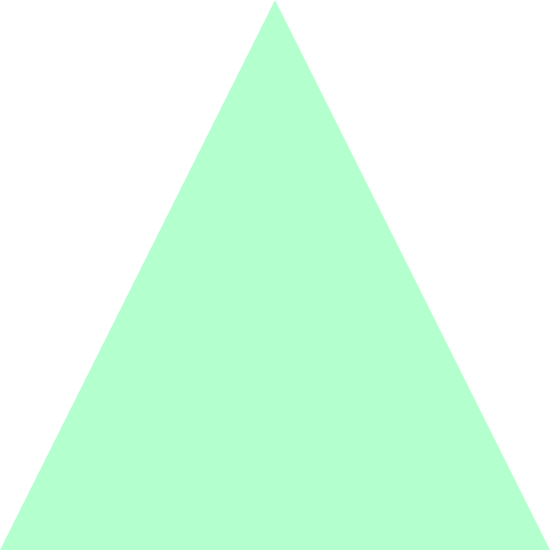
Frame 1 (no input)
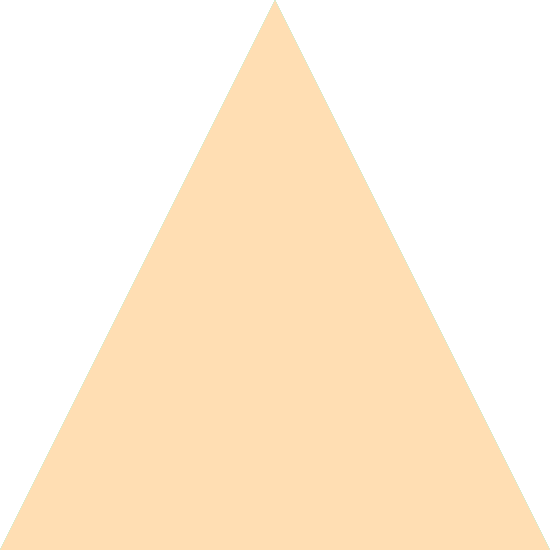
Frame 60 (the mouse pressed at the canvas centre just before this capture)
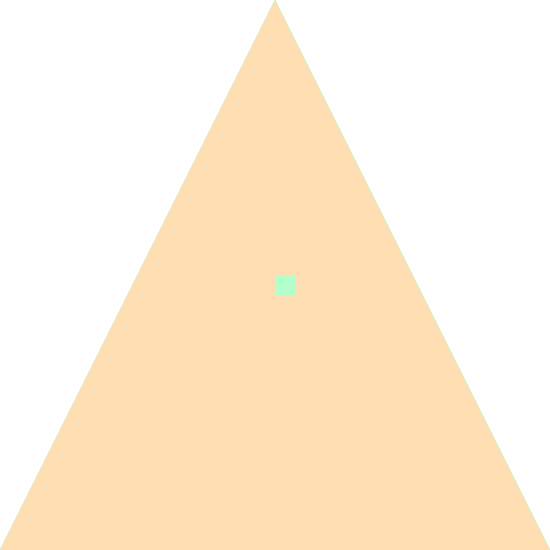
Frame 120 (the mouse held since frame 60 and released just before this capture)

The Processing sketch that drew these frames (run headless with seeded random() and noise(); from frame 60 on, the mouse is pressed at the canvas centre):

// Processing sketch: processing_60941
// ── processing_60941.pde

int counter;

void setup() {  //setup function called initially, only once
  size(550, 550);
  background(255);  //set background white
  colorMode(HSB);   //set colors to Hue, Saturation, Brightness mode
  counter = 0;
}

void draw() {  //draw function loops 
  counter++;
  noStroke();
  fill(random(155),75,550,550);
    //fill(random(20),200,255,200);
  
  if(mousePressed == true) { //add some interaction
    rect(mouseX, mouseY, 20, 20);
  }
  else {
    triangle(0,550,275,0,550,550);;
  }
}
